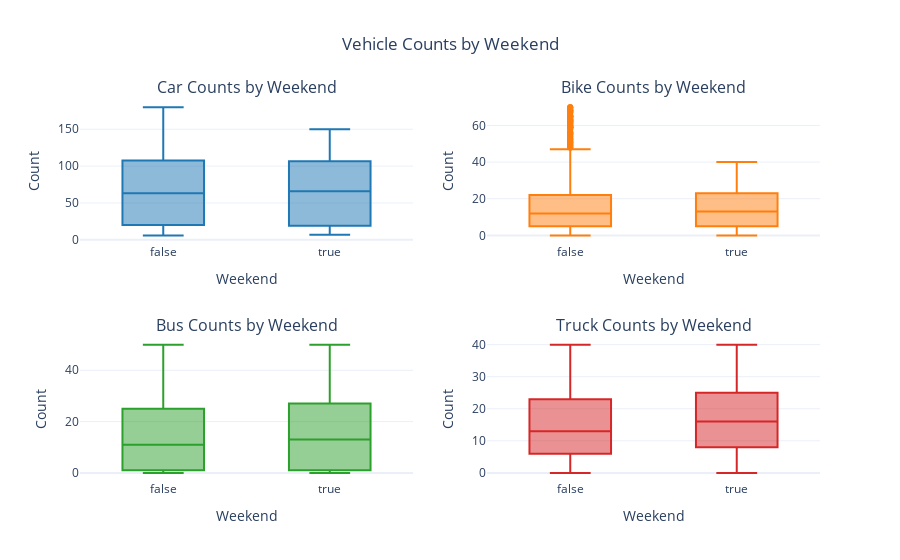

The notebook cell this image was saved under:
### Code cell
# 16. Distribution of vehicle counts between weekdays and weekends
traffic_df['Weekend'] = traffic_df['Day of the week'].isin(['Saturday', 'Sunday'])
fig = make_subplots(rows=2, cols=2, subplot_titles=("Car Counts by Weekend", "Bike Counts by Weekend", "Bus Counts by Weekend", "Truck Counts by Weekend"))

fig.add_trace(go.Box(x=traffic_df['Weekend'], y=traffic_df['CarCount'], name='Car Counts', marker_color='#1f77b4'), row=1, col=1)
fig.add_trace(go.Box(x=traffic_df['Weekend'], y=traffic_df['BikeCount'], name='Bike Counts', marker_color='#ff7f0e'), row=1, col=2)
fig.add_trace(go.Box(x=traffic_df['Weekend'], y=traffic_df['BusCount'], name='Bus Counts', marker_color='#2ca02c'), row=2, col=1)
fig.add_trace(go.Box(x=traffic_df['Weekend'], y=traffic_df['TruckCount'], name='Truck Counts', marker_color='#d62728'), row=2, col=2)

fig.update_layout(title_text='Vehicle Counts by Weekend', title_x=0.5, showlegend=False, template='plotly_white')
fig.update_xaxes(title_text="Weekend")
fig.update_yaxes(title_text="Count")
fig.show()

### Figure 1 — Plotly figure (JSON) as saved in the notebook; plotly's stock layout.template omitted (floating-point values rounded to 4 significant figures; data arrays with more than 128 entries replaced by an {"elided": "..."} marker saying what was removed)
{"data": [{"marker": {"color": "#1f77b4"}, "name": "Car Counts", "type": "box", "x": {"elided": "2976 bool values"}, "xaxis": "x", "y": {"elided": "2976 int values"}, "yaxis": "y"}, {"marker": {"color": "#ff7f0e"}, "name": "Bike Counts", "type": "box", "x": {"elided": "2976 bool values"}, "xaxis": "x2", "y": {"elided": "2976 int values"}, "yaxis": "y2"}, {"marker": {"color": "#2ca02c"}, "name": "Bus Counts", "type": "box", "x": {"elided": "2976 bool values"}, "xaxis": "x3", "y": {"elided": "2976 int values"}, "yaxis": "y3"}, {"marker": {"color": "#d62728"}, "name": "Truck Counts", "type": "box", "x": {"elided": "2976 bool values"}, "xaxis": "x4", "y": {"elided": "2976 int values"}, "yaxis": "y4"}], "layout": {"annotations": [{"font": {"size": 16}, "showarrow": false, "text": "Car Counts by Weekend", "x": 0.225, "xanchor": "center", "xref": "paper", "y": 1, "yanchor": "bottom", "yref": "paper"}, {"font": {"size": 16}, "showarrow": false, "text": "Bike Counts by Weekend", "x": 0.775, "xanchor": "center", "xref": "paper", "y": 1, "yanchor": "bottom", "yref": "paper"}, {"font": {"size": 16}, "showarrow": false, "text": "Bus Counts by Weekend", "x": 0.225, "xanchor": "center", "xref": "paper", "y": 0.375, "yanchor": "bottom", "yref": "paper"}, {"font": {"size": 16}, "showarrow": false, "text": "Truck Counts by Weekend", "x": 0.775, "xanchor": "center", "xref": "paper", "y": 0.375, "yanchor": "bottom", "yref": "paper"}], "showlegend": false, "title": {"text": "Vehicle Counts by Weekend", "x": 0.5}, "xaxis": {"anchor": "y", "domain": [0, 0.45], "title": {"text": "Weekend"}}, "xaxis2": {"anchor": "y2", "domain": [0.55, 1], "title": {"text": "Weekend"}}, "xaxis3": {"anchor": "y3", "domain": [0, 0.45], "title": {"text": "Weekend"}}, "xaxis4": {"anchor": "y4", "domain": [0.55, 1], "title": {"text": "Weekend"}}, "yaxis": {"anchor": "x", "domain": [0.625, 1], "title": {"text": "Count"}}, "yaxis2": {"anchor": "x2", "domain": [0.625, 1], "title": {"text": "Count"}}, "yaxis3": {"anchor": "x3", "domain": [0, 0.375], "title": {"text": "Count"}}, "yaxis4": {"anchor": "x4", "domain": [0, 0.375], "title": {"text": "Count"}}}}
